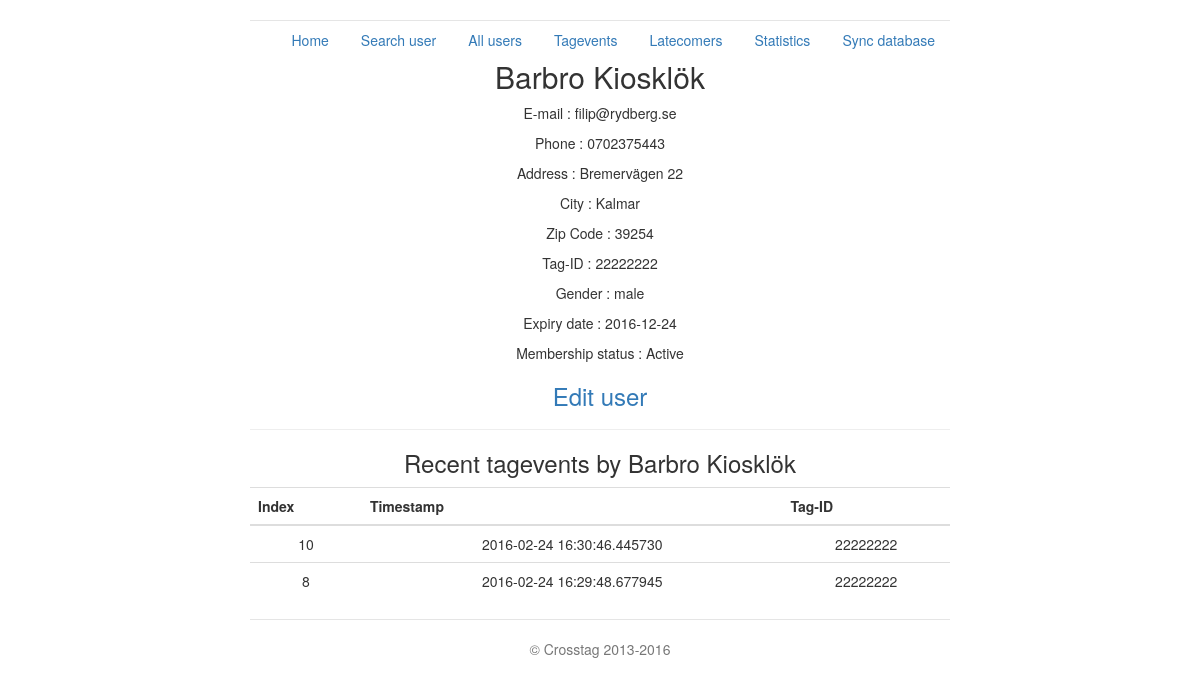
Page /user_page/4 on the earlier database version.
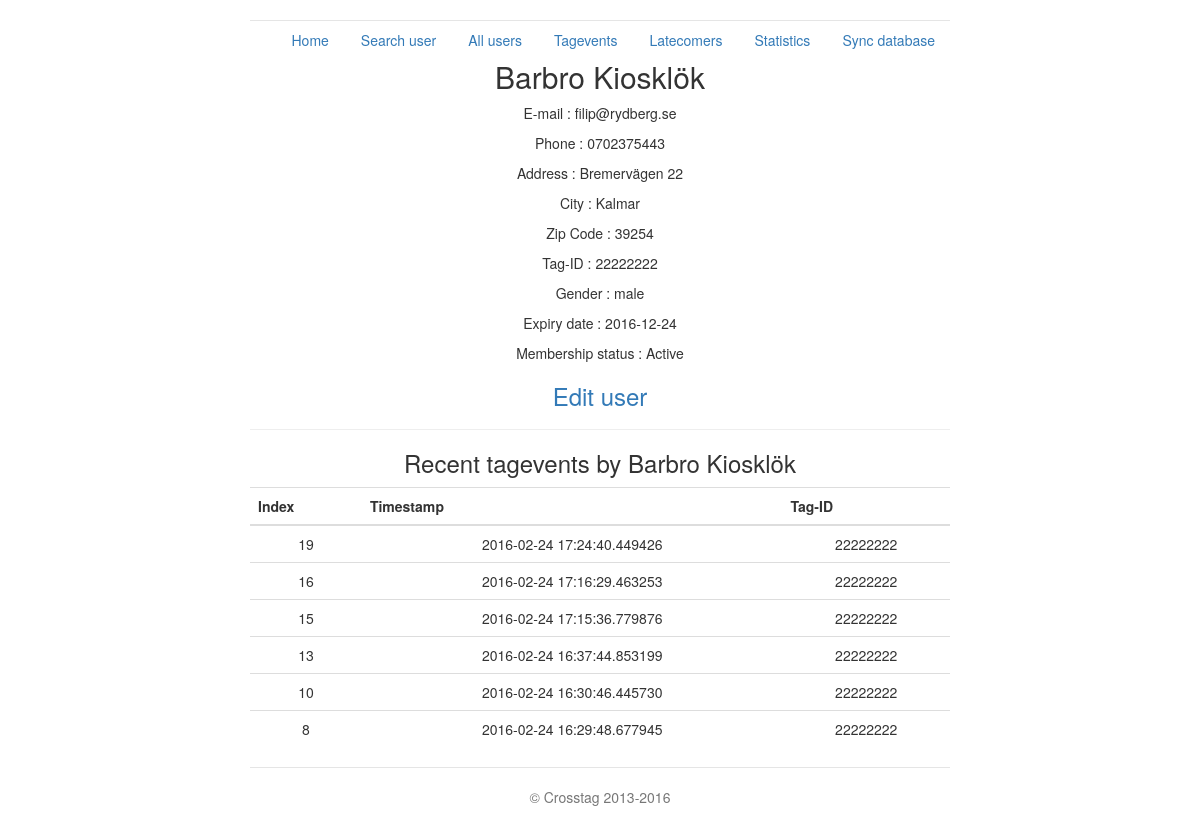
Same page on the later database version.
### crosstag_server.py (models this page shows, shortened)
class Tagevent(db.Model):
    index = db.Column(db.Integer, primary_key=True)
    tag_id = db.Column(db.String(20))
    timestamp = db.Column(db.DateTime)
    uid = db.Column(db.Integer, db.ForeignKey('user.index'))
    def dict(self):
        return {'index': self.index, 'timestamp': str(self.timestamp),
                'tag_id': self.tag_id, 'uid': self.uid}

### crosstag_server.py (the view)
@app.route('/user_page/<user_index>', methods=['GET', 'POST'])
def user_page(user_index=None):
    user = User.query.filter_by(index=user_index).first()
    if user is None:
        return "No user Found"
    else:
        tagevents = get_tagevents_user_dict(user_index)
        return render_template('user_page.html',
                               title='User Page',
                               data=user.dict(),
                               tags=tagevents)

### crosstag_server.py (called while the page is built)
@app.route('/crosstag/v1.0/get_tag/<user_index>', methods=['GET'])
def get_tag(user_index):
    user = User.query.filter_by(index=user_index).first()
    return str(user.tag_id)

@app.route('/crosstag/v1.0/get_tagevents_user_dict/<user_index>',
           methods=['GET'])
def get_tagevents_user_dict(user_index):
    tag_id = get_tag(user_index)
    events = Tagevent.query.filter_by(tag_id=tag_id)[-20:]
    ret = []
    for hit in events:
        js = hit.dict()
        ret.append(js)
    ret.reverse()
    return ret

    def dict(self):
        return {'index': self.index, 'name': self.name,
                'email': self.email, 'tag_id': self.tag_id,
                'phone': self.phone, 'address': self.address,
                'address2': self.address2, 'city': self.city,
                'zip_code': self.zip_code, 'fortnox_id': self.fortnox_id,
                'expiry_date': str(self.expiry_date),
                'create_date': str(self.create_date),
                'ssn': self.ssn,
                'gender': self.gender,
                'status': self.status
                }

### templates/user_page.html (shortened to what this page needs)
{% extends "base.html" %}
{% block content %}
<h2>{{data.name}}</h2>
    <p>E-mail : {{ data.email }}</p>
    <p>Phone : {{ data.phone }}</p>
    <p>Address : {{ data.address }}</p>
    <p>City : {{ data.city }}</p>
    <p>Zip Code : {{ data.zip_code }}</p>
    <p>Tag-ID : {{ data.tag_id }}</p>
    <p>Gender : {{ data.gender }}</p>
    <p>Expiry date : {{ data.expiry_date }}</p>
    <p>Membership status : {{ data.status }}</p>
    <h3><a href='/edit_user/{{data.index}}'>Edit user</a></h3>
{% if tags %}
    <hr>
<h3>Recent tagevents by {{ data.name }}</h3>
    <table class="table table-hover">
    <tbody>
        <thead>
            <tr>
                <th>Index</th> <th>Timestamp</th><th>Tag-ID</th>
            </tr>
        </thead>
                {% for tag in tags %}
                <tr>
                    <td>{{tag.index}}</td> <td>{{tag.timestamp}}</td> <td>{{tag.tag_id}}</td>
                </tr>
                {% endfor %}
    </tbody>
    </table>
{% endif %}
{% endblock %}

Differences in the rows shown:
added Tagevent: index "19", timestamp "2016-02-24 17:24:40.449426", tag_id "22222222"
added Tagevent: index "16", timestamp "2016-02-24 17:16:29.463253", tag_id "22222222"
added Tagevent: index "15", timestamp "2016-02-24 17:15:36.779876", tag_id "22222222"
added Tagevent: index "13", timestamp "2016-02-24 16:37:44.853199", tag_id "22222222"
